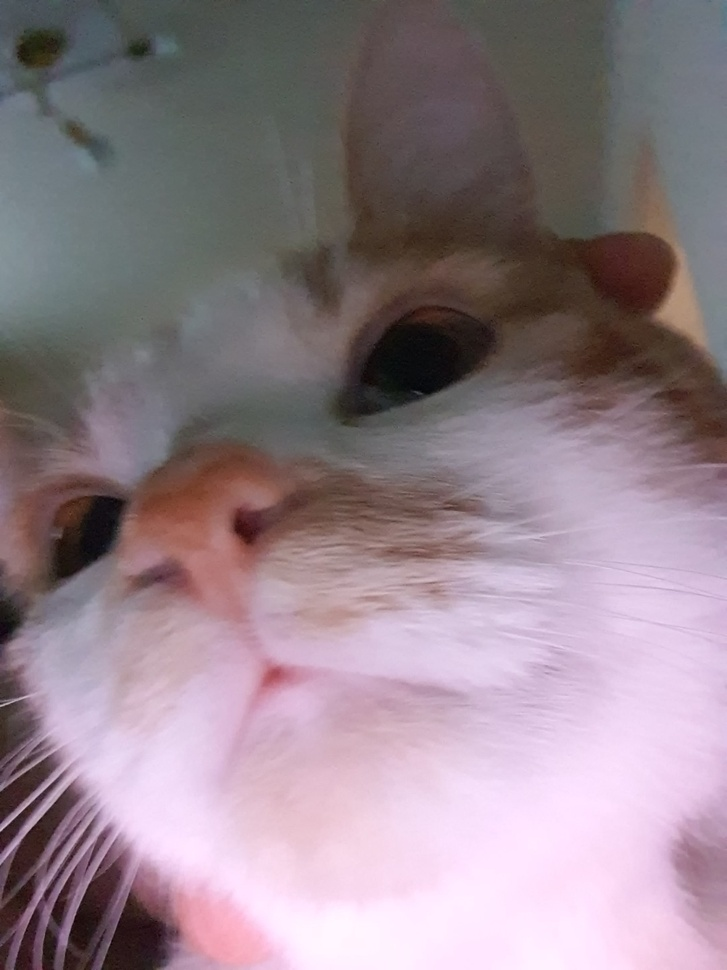
#> input picture Step_03_image.jpg, 727 x 970 px, shrunk from 1080 x 1440 before the run
$ jupyter execute Step_03_Practice_Numpy_image_processing.ipynb
#> lines starting #> are read from the running program, lines starting #| are printed output that depends on the picture
# 수업 내용 이해

이번 스텝에서는 Numpy를 이미지 처리에 적용한 예제를 몇개 해보겠습니다.

위에는 실습을 위한 문제를, <br>
아래는 문제에 해당하는 답을 적어두었으니 <br>
위의 문제를 충분히 시간을 정하고 고민 후 <br>
답을 보시기 바랍니다 :D<br>

하면서 보실 거
- 어떻게 검색을 할까?
- 처음보는 패키지는 어떻게 학습?
- NumPy를 왜 배웠지 ?

## 필요패키지 및 alias

[cell 1]
import numpy as np

import cv2
from matplotlib import pyplot as plt
#import matplotlib.pyplot as plt # same ?

import os

## 이미지 준비

실습에 사용하시고 싶은 이미지를 코드와 같은 위치에 <br>
`Step_03_image.jpg`로 저장합니다. <br>

[cell 2]
""" CONFIG AREA """
IMG_PATH = './Step_03_image.jpg'
img = cv2.imread(IMG_PATH)
#> img is the input picture: shape (970, 727, 3); mean B, G, R 138.5, 129.9, 146.4
copy_img = img.copy()
#copy_img = img

# 실습시작

[cell 3]
"""
아래의 결과가 나오도록 코드를 작성하세요
Hint : numpy의 타입? + plt.imshow() 사용
"""

[cell 4]
"""
아래의 결과가 나오도록 코드를 작성하세요
Hint : 위의 사진색이 다르죠 ? 키워드는 BGR2RGB
"""

[cell 5]
"""
아래의 출력값의 의미는 뭘까요 ?
본인의견 :
"""
img.shape
#> Out = (970, 727, 3)

[cell 6]
"""
사진이 가지고있는 RGB의 unique 값들을 출력
Hint : numpy + unique
"""

[cell 7]
"""
copy_img 이미지를
intensity 100 미만은 255으로 마스킹 후 출력
= 흑백반전
Hint : numpy masking
"""

[cell 8]
"""
아래의 출력값의 의미는 뭘까요 ?
본인의견 :
"""
print(copy_img[0].shape)
#| (727, 3)
print(copy_img[0][0])
#| [94 85 76]

[cell 9]
"""
copy_img 이미지를
세로중 절반을 잘라 아래만출력해주세요
Hint : list slice
"""

[cell 10]
"""
copy_img 이미지를
가로를 절반을 잘라 모두 출력해주세요
* 추가로 출력하면서 제목달아주면 굳
* 추가로 왼쪽이미지엔 H W 안보이게 해주면 굳
Hint : plt subplot, numpy
"""

[cell 11]
"""
번외 : 리스트 뒤집기
"""
a = [1,2,3,4,5]
print(a)
print(a[::-1])

# 해설(설마 답 먼저 보는거 아니쥬? 🤨)

[cell 12]
# 아래의 결과가 나오도록 코드를 작성하세요
# Hint : numpy의 타입? + plt.imshow() 사용
print(type(img))
#| <class 'numpy.ndarray'>
plt.imshow(img)

[cell 13]
# 아래의 결과가 나오도록 코드를 작성하세요
# Hint : 위의 사진색이 다르죠 ? 키워드는 BGR2RGB
color_image = cv2.cvtColor(img, cv2.COLOR_BGR2RGB)
# plt.imshow(img[:,:,::-1]) # Same = BGR -> RGB
plt.imshow(color_image)

[cell 14]
"""
사진이 가지고있는 RGB의 unique 값들을 출력
Hint : numpy + unique
"""
np.unique(img)
#> Out = 256 values from 0 to 255

[cell 15]
"""
copy_img 이미지를
intensity 100 미만은 255으로 마스킹 후 출력
= 흑백반전
Hint : numpy masking
"""
offset = 100
copy_img[img <  offset] = 255
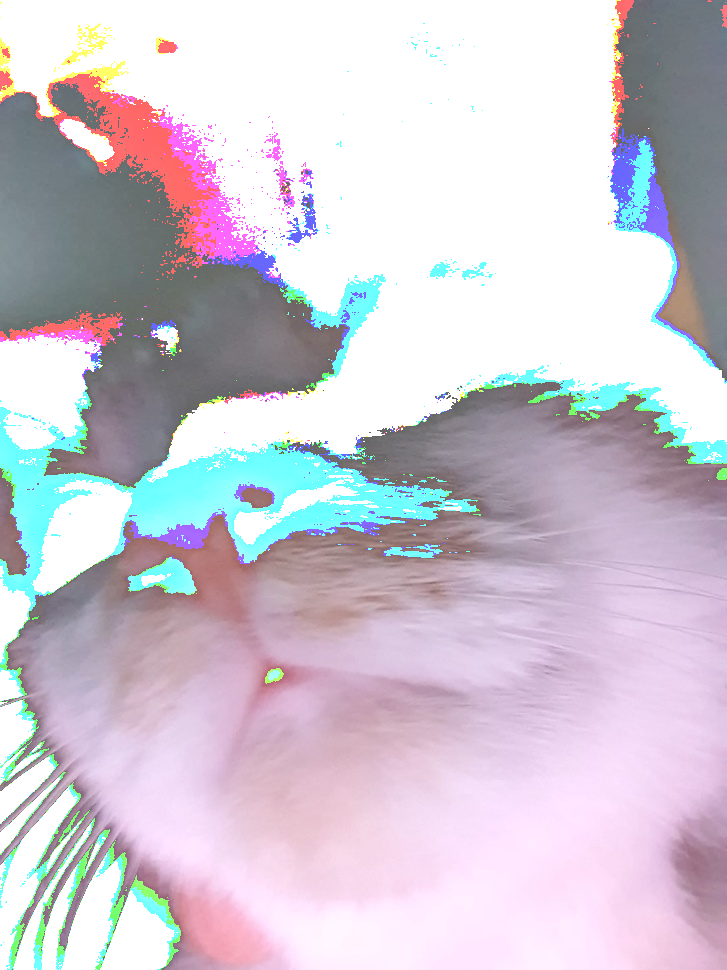
#> copy_img: shape (970, 727, 3); mean B, G, R 210.4, 199.2, 206.6
copy_img[img >= offset] = 0
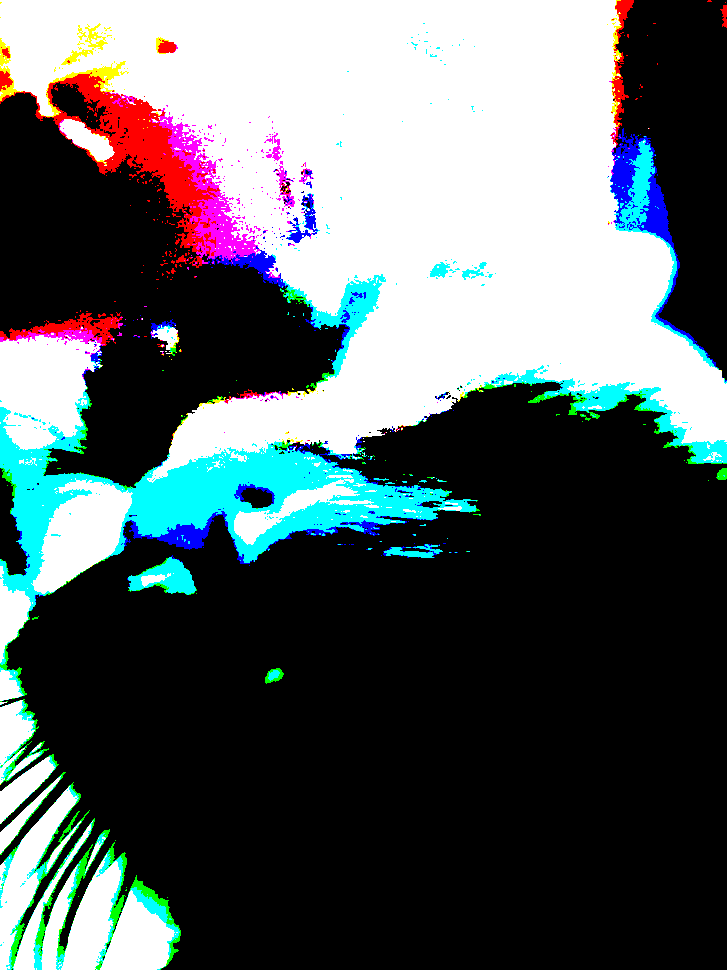
#> copy_img: shape (970, 727, 3); mean B, G, R 97.9, 95.9, 86.8
plt.imshow(copy_img)

[cell 16]
"""
copy_img 이미지를
세로중 절반을 잘라 아래만출력해주세요
Hint : numpy slice
"""
h, w, c = copy_img.shape
#> h = 970; w = 727; c = 3
plt.imshow(copy_img[int(h/2):, :])
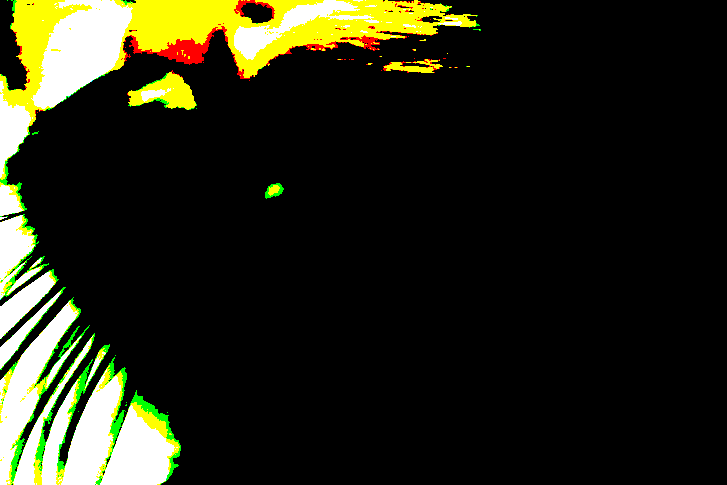
#> shown: shape (485, 727, 3); mean R, G, B 36.1, 37.3, 20.7

[cell 17]
"""
copy_img 이미지를
가로를 절반을 잘라 모두 출력해주세요
* 추가로 출력하면서 제목달아주면 굳
* 추가로 왼쪽이미지엔 H W 안보이게 해주면 굳
Hint : plt subplot, numpy
"""
h, w, c = copy_img.shape
left, right = np.split(copy_img, [int(w/2)], axis=1)
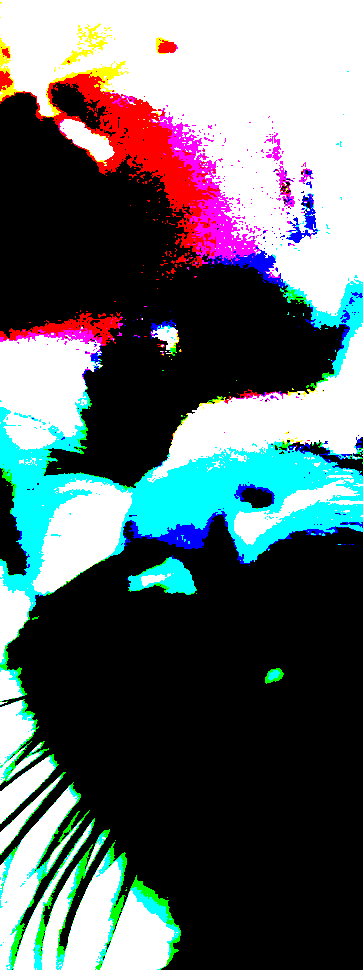
#> left: shape (970, 363, 3); mean B, G, R 105, 102.7, 91.4
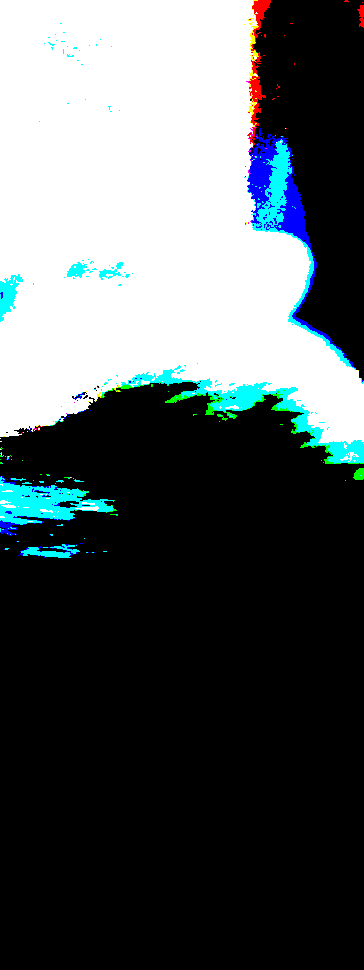
#> right: shape (970, 364, 3); mean B, G, R 90.8, 89.1, 82.1

plt.subplot(1,2,1)
plt.imshow(left)
plt.title('LEFT')
plt.xticks([])
plt.yticks([])

plt.subplot(1,2,2)
plt.title('RIGHT')
plt.imshow(right)
#> figure, not shown here; B, G, R data is drawn as R, G, B
